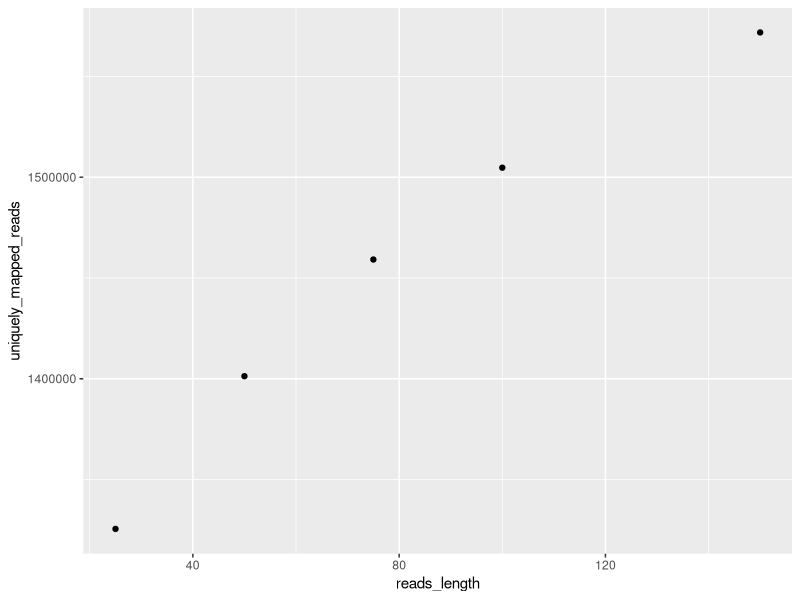
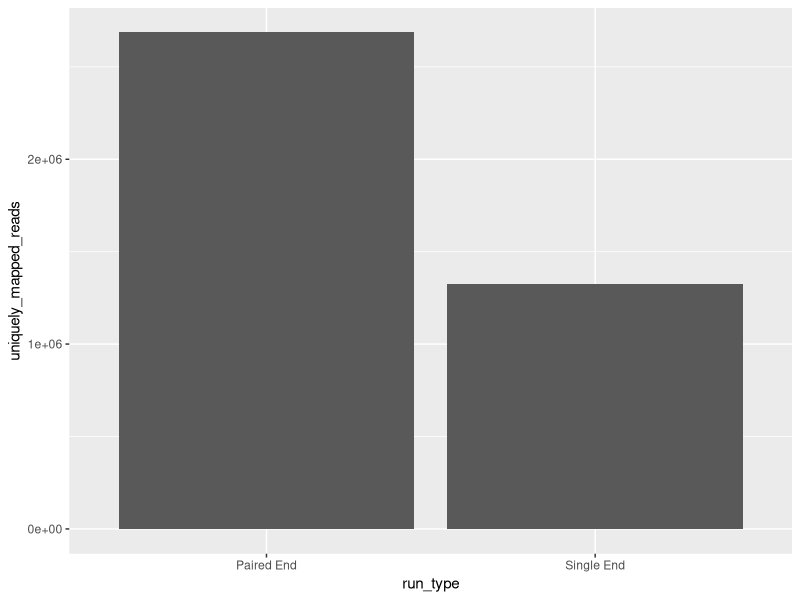

These charts were generated, in order, by the following R code:
## ---- chunk 1
## First, we create a dataframe with two columns, one (reads_length) for the different read lengths and another (uniquely_mapped_reads for the number of uniquely mapped reads
#?# Substitute the sequence lengths with their respective number of uniquely mapped reads, that you got from sambamba view: - 1 pt
length_mapped_reads.df <- data.frame(reads_length=c(150,100,75,50,25),
                          uniquely_mapped_reads=c(1571825,1504718,1459162,1401280,1325510))## Here


## If you don't have it already, install the "ggplot2" package on your Rstudio 
## Go to packages on the bottom left part of the screen --> install --> type: ggplot2
## Accept to install the required dependencies :) 
                    
#?# Create a scatterplot using ggplot2 - 2 pt
## Use the reads_length for the x axis, uniquely_mapped_reads for the y axis; 
## Use the number of uniqquely mapped reads for the y axis
library(ggplot2)
plot <- ggplot(length_mapped_reads.df, aes(x=reads_length, y=uniquely_mapped_reads)) + geom_point()
show(plot)
## Tips:
## You can look for tutorials on the internet, or use ggplot2's help to learn how to do this. 
## To search for help on a function, use the ? command. For instance: 
 ?geom_point


## ---- chunk 2

## First, we create a dataframe with two columns, one (run_type) for the different run types and another (uniquely_mapped_reads for the number of uniquely mapped reads.
#?# Substitute the SE and PE with their respective number of uniquely mapped reads that you got from sambamba view: - 1 pt
sequence_run.df <- data.frame(run_type=c("Single End", "Paired End"),
                              uniquely_mapped_reads=c(1325510,2686235))




#?# Using ggplot, create a barplot that shows the different number of uniquely mapped reads between the two run types: - 2 pt
## Use the run_type in the x-axis
## Use the uniquely_mapped_reads in the y-axis
barplot <- ggplot(data=sequence_run.df, aes(x=run_type, y=uniquely_mapped_reads)) + geom_bar(stat="identity")
show(barplot)

#?# Does the run type makes a difference? If there is, is it large? - 1 pt
# Yes, it does make a large difference. The paired end has a lot more uniquely mapped reads since more #of each DNA fragment is sequenced.

#?# In your own words explain the difference between SE and PE read alignment. - 1 pt
# ----- Answer ---
#In single end sequencing the DNA fragments are read in the direction from one end to the other,
#whereas in paired end sequencing after the first read, the fragment is also read in the other
#direction. Thus when the sequences are being aligned, there is usually more overlap across sequences
#from the paired end sequences, making it easier to detect gene insertions, deletions, and overlapping #regions for when the sequences are being reassembled and ordered. 

#?# Given that the 50 bp reads (from last graph) contain the same number of bases as two 25 bp reads (25 bp PE; 25+25=50), why are the number of uniquely mapping reads different between these two? Which has more? Why do you think this is? - 3 pts
# ----- Answer ---
# The paired end read would have more uniquely mapped reads. For paired end reads, a unique mapping
#exists when both ends of the sequence are identical to a location in the genome. So there would be 
#more unique mappings than the single ended, where it's more likely that a read aligns with multiple 
#locations in the genome. 
  
